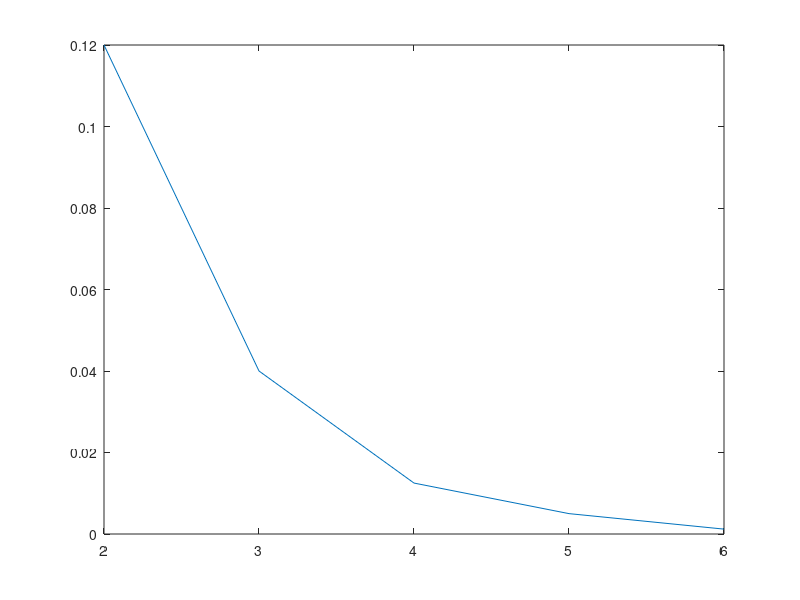

The MATLAB source for this figure:
function [] = MC1()
% I = 0;
% A=[];
% h = [1e6];
% n=0;
% for i = 1:1:1
%     while n<1000
%         hx = h(i);
%         while hx
%             j = rand; 
%              I = I + exp(j);
%              hx = hx-1;
%         end
%         n= n+1;
%         I = I/h(i);
%         A = [A,I];
%     end   
% end
% 
% histogram(A)

% values calcualted using above code.
py = [0.12,0.04,0.0125,0.005,0.0012];
px = [2,3,4,5,6];
plot(px,py);